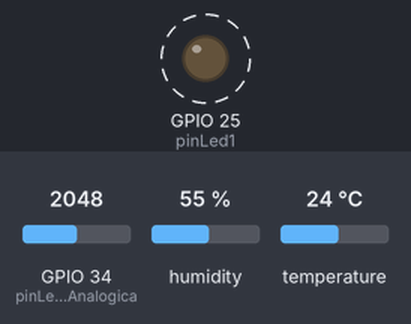
The program below on a simulated ESP32. Shown: output pins drawn as LEDs (lit = HIGH). Dashed ring = blinking. Inputs (shaded band) come from the test bench; at power-on: GPIO 34 (pinLetturaAnalogica) = 2048, humidity 55 %, temperature 24 °C. WiFi joins after 1.5 s; servers stay silent unless stated; no MQTT or app messages arrive unless stated; what the program prints to the serial monitor is not drawn. At 12.2 s the program puts the board to deep sleep or switches it off; the recording ends there.

Above: at 1.7 s.
Timing chart, 0 to 6.3 s (numbered marks = the images above):
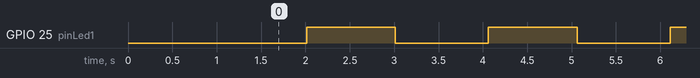

Measured:
- by itself, GPIO 25 (pinLed1): alternates HIGH for 1.0 s and LOW for 1.0 s

The program:

main.cpp
```cpp
#include <Arduino.h>
#include <WiFi.h>
#include <WiFiUdp.h>
#include <PubSubClient.h>
#include <stdio.h>
#include <stdlib.h>
#include <DHT.h>
#include <Adafruit_Sensor.h>
//#include <string.h>

///////////////////////////////////////////////////////////
//-DATI RETE E CLIENT E SERVER MQTT
//const char* nomeRete = "MORE-IOT";
//const char* pwdRete = "MORE-IOT-PWD";
const char* nomeRete = "FASTWEB-1-A91631_EXT";
const char* pwdRete = "4452CC2BAB";
//IPAddress ip_scheda(192,168,0,5);
//IPAddress ip_server(192, 168, 0, 13);
IPAddress ip_scheda(192,168,1,104);
IPAddress ip_server(192,168,1,86);
///////////////////////////////////////////////////////////
//-DATI PIN BOARD
int pinLetturaAnalogica = 34;
int pinLed1 = 25;
//int pinLed2 = 23;
///////////////////////////////////////////////////////////
//int luminosiaLimite1 = 1000;
///////////////////////////////////////////////////////////
//-DATI SENSORE DHT
int pinDHT = 26;
DHT dht(pinDHT,DHT11);
///////////////////////////////////////////////////////////
//-VARIABILI DI STATO - non utilizzate
bool statusLight = true;
bool statusHum = true;
bool statusTemp = true;
int luminositaINT=0;
///////////////////////////////////////////////////////////
//-DATI X CONNESSIONE A INTERNET
WiFiClient wifiClient;
PubSubClient client(ip_server,1883,wifiClient);
///////////////////////////////////////////////////////////
//-DATI X DEEP SLEEP
#define MILLIS 1000000
///////////////////////////////////////////////////////////

void callback(char* topic, byte* payload, unsigned int length) {
  Serial.println("Ingresso in CALLBACK");
  // gestione del messaggio ricevuto
  Serial.print(" - Message arrived on topic : [");
  Serial.print(topic);
  Serial.print("] ->  ");
  String payloaSTR="";
  for (int i=0;i<length;i++) {
    Serial.print((char)payload[i]);
    payloaSTR = payloaSTR + (char)payload[i];
  }
  Serial.println("");
  String topicStr(topic);
  // stringhe da comparare per capire a quale topic appartiene il messaggio appena ricevuto
  String stringaTopicLight = "domenicoRossini/IoTree/light";
  String stringaTopicHum = "domenicoRossini/IoTree/hum";
  String stringaTopicTemp = "domenicoRossini/IoTree/temp";
  String stringaTopicLightStatus = "domenicoRossini/IoTree/light/status";
  String stringaTopicHumStatus = "domenicoRossini/IoTree/hum/status";
  String stringaTopicTempStatus = "domenicoRossini/IoTree/temp/status";
  // esecuzione di operazioni in base a messaggio ricevuto
  if(topicStr==stringaTopicLight){
    Serial.println("Ricevuto lightMSG");
    luminositaINT = payloaSTR.toInt();
  }
  if(topicStr==stringaTopicHum){
    Serial.println("Ricevuto humMSG");
  }
  if(topicStr==stringaTopicTemp){
    Serial.println("Ricevuto tempMSG");
  }
  // (non utilizzato)
  if(topicStr==stringaTopicTempStatus){
    Serial.println("Ricevuto tempStatMSG");
    if(payloaSTR.equals("false")){
      statusTemp = false;
    }else{
      statusTemp = true;
    }
  }
  if(topicStr==stringaTopicHumStatus){
    Serial.println("Ricevuto humStatMSG");
    if(payloaSTR.equals("false")){
      statusHum = false;
    }else{
      statusHum = true;
    }
  }
  if(topicStr==stringaTopicLightStatus){
    Serial.println("Ricevuto lightStatMSG");
    if(payloaSTR.equals("false")){
      statusLight = false;
    }else{
      statusLight = true;
    }
  }
  Serial.println();
}

void connessioneaWiFi(){
  Serial.println("Ingresso in CONNESSIONE_WIFI");
  WiFi.mode(WIFI_STA);
  WiFi.begin(nomeRete,pwdRete);
  Serial.println("\nTentativo di connessione alla rete");
  while(WiFi.status() != WL_CONNECTED){
    Serial.print(".");
  }
  Serial.println("\nConnessione Stabilita con IP : ");
  Serial.println(WiFi.localIP());
}

void inizializzaLED(){
  Serial.println("Ingresso in InizializzaLED");
  pinMode(pinLed1,OUTPUT);
  //pinMode(pinLed2,OUTPUT);
  //digitalWrite(pinLed1,HIGH);
  //digitalWrite(pinLed2,LOW);
}

void iscrizioneTopic(){
  Serial.println("Ingresso in IscrizioneTOPIC");

  //client.subscribe("inTopic");
  //Serial.println("\n-> Iscrizione a topic (inTopic)");
  //client.subscribe("outTopic");
  //Serial.println("\n-> Iscrizione a topic (outTopic)");
  //client.subscribe("domenicoRossini/IoTree/light");
  //Serial.println("\n-> Iscrizione a topic (domenicoRossini/IoTree/light)");
  //client.subscribe("domenicoRossini/IoTree/temp");
  //Serial.println("\n-> Iscrizione a topic (domenicoRossini/IoTree/temp)");
  //client.subscribe("domenicoRossini/IoTree/hum");
  //Serial.println("\n-> Iscrizione a topic (domenicoRossini/IoTree/hum)");

  client.subscribe("domenicoRossini/IoTree/light/status");
  Serial.println("\n-> Iscrizione a topic (domenicoRossini/IoTree/light/status)");
  client.subscribe("domenicoRossini/IoTree/hum/status");
  Serial.println("\n-> Iscrizione a topic (domenicoRossini/IoTree/hum/status)");
  client.subscribe("domenicoRossini/IoTree/temp/status");
  Serial.println("\n-> Iscrizione a topic (domenicoRossini/IoTree/temp/status)");
}

void invioLuminositaMisurata(){
  Serial.println("Ingresso in invioLight");

  //client.publish("outTopic","hello_world");
  //Serial.println("\n-> Invio su topic (outTopic) -> (hello_world)");

  int lightINT = analogRead(pinLetturaAnalogica);

  Serial.print("Luce  : ");
  Serial.print(lightINT);
  Serial.println("");

  char lightChar[5];
  snprintf(lightChar, sizeof(lightChar), "%d", lightINT);

  //client.publish("domenicoRossini/test",lightStringa);

  client.publish("domenicoRossini/IoTree/light",lightChar);

  //client.publish("domenicoRossini/IoTree/light","1000");
  //Serial.println("\n-> Invio su topic (domenicoRossini/lightSensor) -> (lightStringa)");

}

void invioTemperaturaMisurata(){
  Serial.println("Ingresso in invioTemp");
  int t = dht.readTemperature();

  Serial.print("Temp : ");
  Serial.print(t);
  Serial.println("");

  char tChar[5];
  snprintf(tChar, sizeof(tChar), "%d", t);
  client.publish("domenicoRossini/IoTree/temp",tChar);
}

void invioUmiditaMisurata(){
  Serial.println("Ingresso in invioHum");
  int h = dht.readHumidity();

  Serial.print("Umidità : ");
  Serial.print(h);
  Serial.println("");

  char hChar[5];
  snprintf(hChar, sizeof(hChar), "%d", h);
  client.publish("domenicoRossini/IoTree/hum",hChar);
}

void reconnect() {
  Serial.println("Ingresso in reconnect");

  while (!client.connected()) {
    Serial.print("Attempting MQTT connection...");

    // codice per connessione con nome casuale - NON UTILIZZATO
    //String clientId = "ESP8266Client-";
    //clientId += String(random(0xffff), HEX);

    if (client.connect("#monitorIoTree#")){

      Serial.println("\n-> Connessione Stabilita");

    } else {

      Serial.print("failed, rc=");
      Serial.print(client.state());
      Serial.println(" try again in 1 second");
      delay(1000);

    }

  }

}

void invioValoriMisurati(){
  // invio di valori misurati
  for (int i = 0; i < 5; i++)
  {
    if(statusLight){
    invioLuminositaMisurata();
    }
    if(statusTemp){
      invioTemperaturaMisurata();
    }
    if(statusHum){
      invioUmiditaMisurata();
    }
    digitalWrite(pinLed1,HIGH);
    delay(1000);
    digitalWrite(pinLed1,LOW);
    delay(1000);
  }
}

void deepSleep(int tempo){
  esp_sleep_enable_timer_wakeup(tempo * MILLIS);
  Serial.flush();
  esp_deep_sleep_start();
}

void riconnessioneSeNecessario(){
  if (!client.connected()) {
    reconnect();
    iscrizioneTopic();
  }
}

void setup() {

  Serial.begin(9600);

  Serial.println("Ingresso in SETUP");

  connessioneaWiFi();

  inizializzaLED();

  dht.begin();

  client.setKeepAlive(30000);
  client.setCallback(callback);

}

void loop() {

  riconnessioneSeNecessario();

  client.loop();

  Serial.println("Inizio del LOOP");

  invioValoriMisurati();

  Serial.println("Fine del LOOP"); Serial.println("");

  //per ogni ciclo del loop si dorme per 1 minuto"
  deepSleep(60);

}
```
